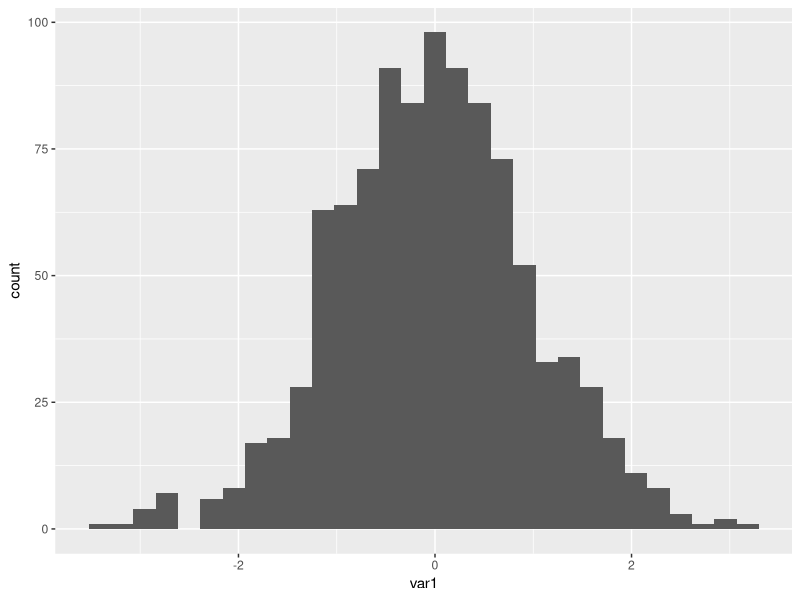
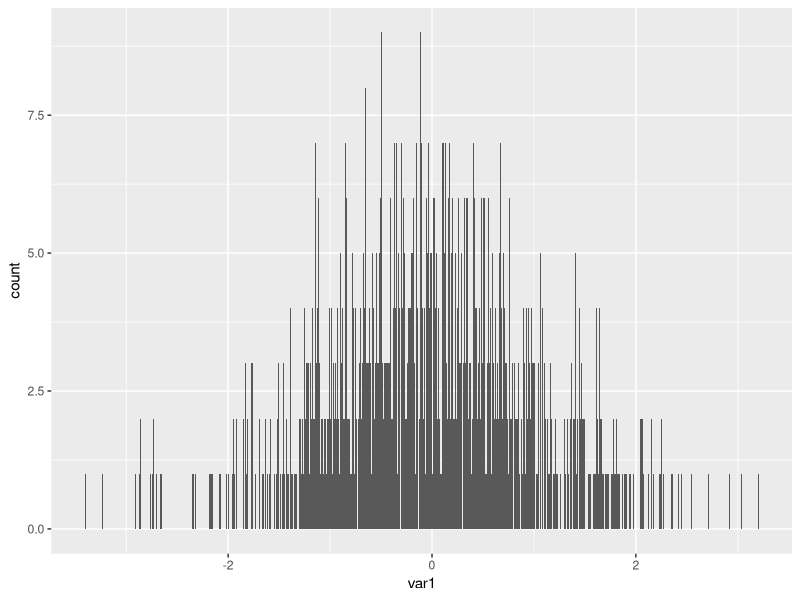
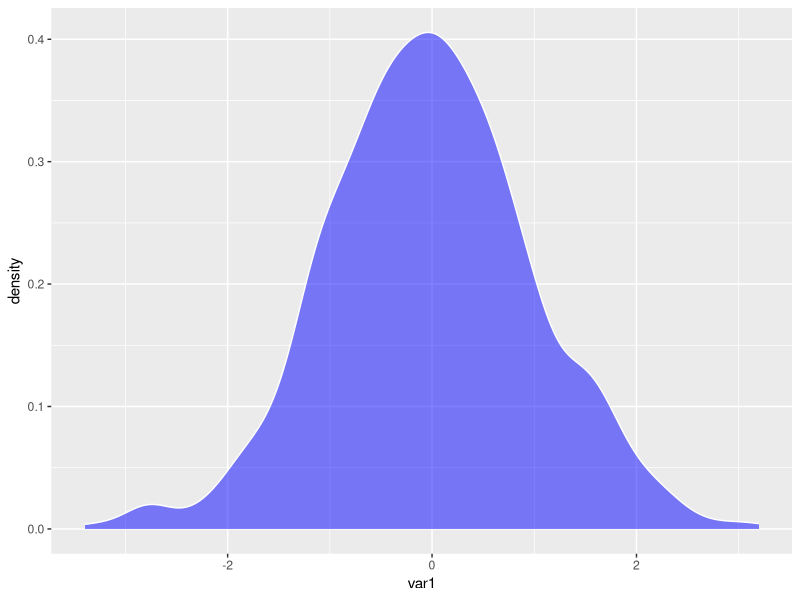
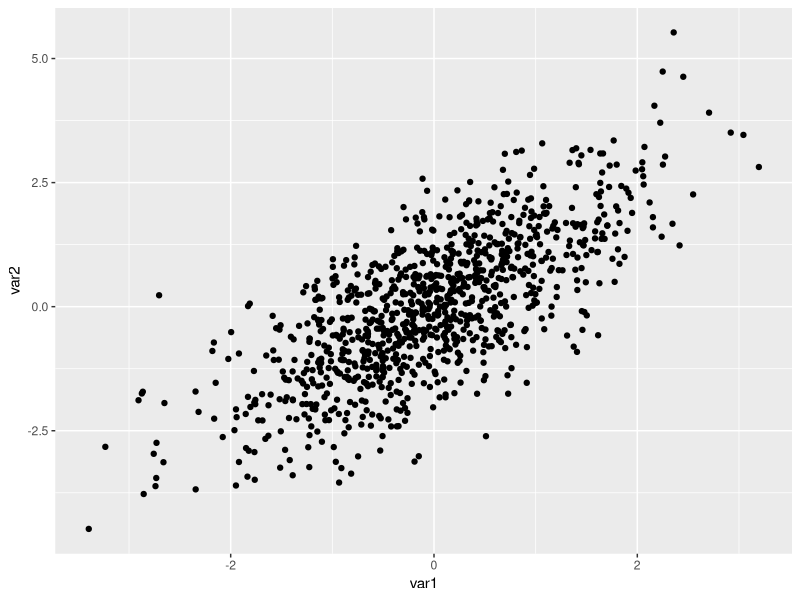
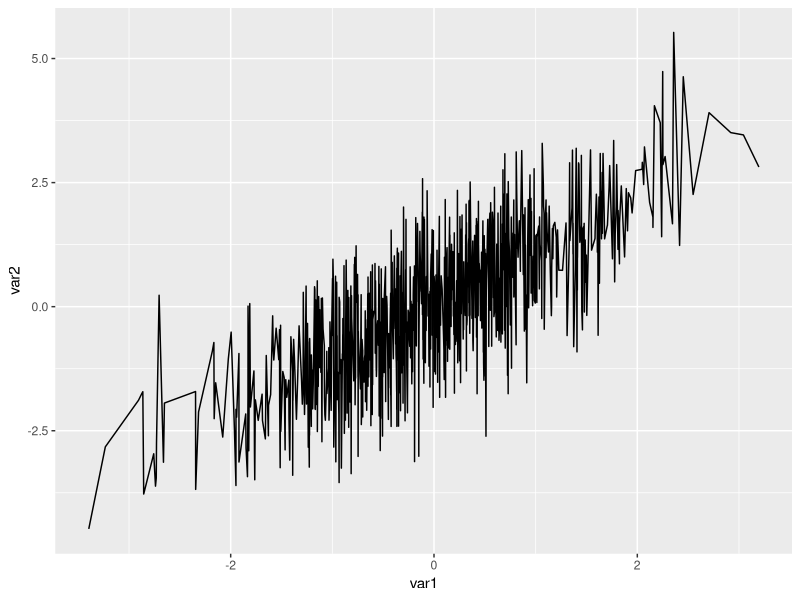
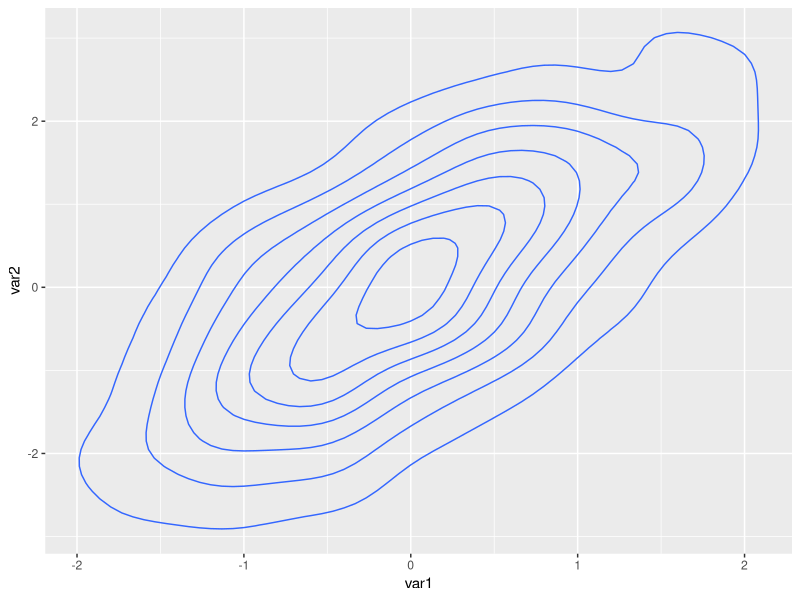
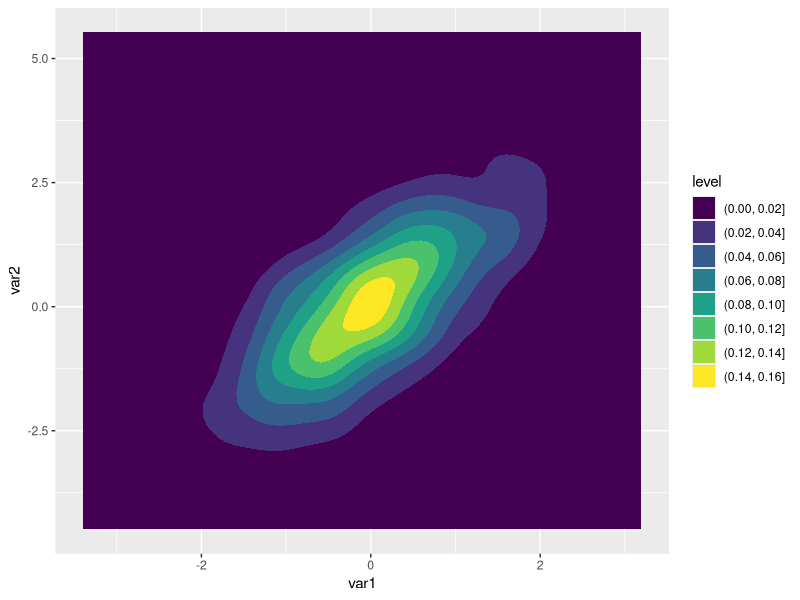
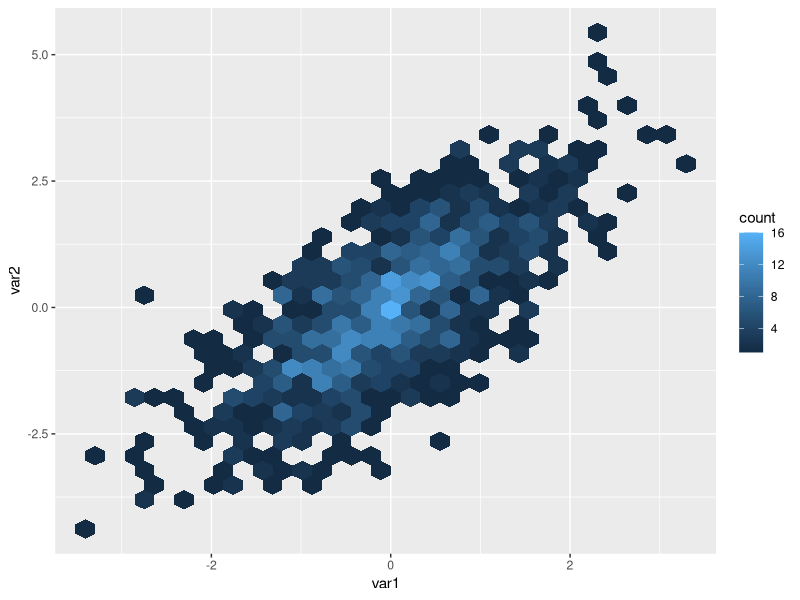

Write R code to recreate these figures, in order.
# This code provides some basic examples of plotting. 
# It is designed to walk you through various combinations of data and common visualization choices.  

require(tidyverse)
require(patchwork) # for combining plots
library(palmerpenguins) # https://github.com/allisonhorst/palmerpenguins # A dataset of penguins



##########################
# Basics
####################
# Let's simulate some Data to make things as simple as posssible

set.seed(1234)
dat <- 
  tibble::tibble(var1 = rnorm(1000),
                 var2 = var1 + rnorm(1000))

summary(dat)

dat


### Exploring 1, continuous variable (var1) -----------------------------------------------------



# Histogram
ggplot(data = dat, aes(x = var1)) +
  geom_histogram()

ggplot(data = dat, aes(x = var1)) +
  geom_histogram(binwidth = .01)  # We can make the bin width more precise. 


# Density Plot
ggplot(data = dat, aes(x = var1)) +
  geom_density(fill="blue",color="white",alpha=.5)



#### Exploring patterns for 2, continuous variables ----------------------------------------------------

# Scatter Plot
ggplot(data = dat, aes(x = var1, y = var2)) +
  geom_point()


# Line Plot
ggplot(data = dat, aes(x = var1, y = var2)) +
  geom_line()


# Density Plot (in 2 Dimensions)
ggplot(data = dat, aes(x = var1, y = var2)) +
  geom_density_2d()

# Same thing filled
ggplot(data = dat, aes(x = var1, y = var2)) +
  geom_density_2d_filled()

# Hex Plot
ggplot(data = dat, aes(x = var1, y = var2)) +
  geom_hex()


# Layering Geoms ----------------------------------------------------

ggplot(data = dat, aes(x = var1, y = var2)) +
  geom_point() +
  geom_hex(alpha=.7)


#############################
## Categorical Data
#################

#We'll use the penguins dataset;
## Includes measurements for penguin species, island in Palmer Archipelago,
# size (flipper length, body mass, bill dimensions), and sex. This is a
# subset of penguins_raw.


# Data --------------------------------------------------------------------

dat <- penguins

summary(dat)

# Univariate Categorical --------------------------------------------------

# Bar Plot
ggplot(dat,aes(x=species)) +
  geom_bar()


# Ordering Bar Plot by Frequency
ggplot(dat,aes(x=fct_infreq(species))) +
  geom_bar()


# Adding in more categorical data 
ggplot(dat,aes(x=fct_infreq(species), fill = sex)) +
  geom_bar()


# Stacking vs. Dodge
ggplot(dat,aes(x=fct_infreq(species), fill = sex)) +
  geom_bar(position="dodge")



#### Bivariate: category on continuous -----------------------------------------


# Box plot
ggplot(dat,aes(x=body_mass_g,y = species)) +
  geom_boxplot()


# Violin plot
ggplot(dat,aes(x=body_mass_g,y = species)) +
  geom_violin()


# Jitter plot
ggplot(dat,aes(x=body_mass_g,y = species)) +
  geom_jitter(height = .05,alpha=.5)


# Layer the representations
ggplot(dat,aes(x=body_mass_g,y = species)) +
  geom_jitter(height = .15) +
  geom_violin(alpha=.5)


#### Trivariate: category on category on continous -----------------------------------------

dat %>% 
  drop_na() %>% 
  ggplot(aes(x=sex,y = species,fill=body_mass_g)) +
  geom_tile()


# Trivariate: category on category on continous -----------------------------------------

dat %>% 
  ggplot(aes(x=bill_length_mm,
             y = flipper_length_mm,
             color=species)) +
  geom_point()



################################
## Many plots
########################
# We'll now think how to combine plots together. 


# Data --------------------------------------------------------------------

dat <- penguins

summary(dat)


# Many Plots with Faceting -----------------------------------------


ggplot(dat,
       aes(x=bill_length_mm,
           y = flipper_length_mm,
           color=species)) +
  geom_point() 


# Break plots up by category with facets
ggplot(dat,
       aes(x=bill_length_mm,
           y = flipper_length_mm,
           color=species)) +
  geom_point() +
  facet_wrap(~species) 

# Notice: The facet_wrap makes 1 plot for each species. 


# Adjust scales on the facets
ggplot(dat,
       aes(x=bill_length_mm,
           y = flipper_length_mm,
           color=species)) +
  geom_point() +
  facet_wrap(~species,scales = "free")


# Facet along more than one category
ggplot(drop_na(dat),
       aes(x=bill_length_mm,
           y = flipper_length_mm,
           color=species)) +
  geom_point() +
  facet_wrap(~species + sex)


# Specify the columns and rows
ggplot(drop_na(dat),
       aes(x=bill_length_mm,
           y = flipper_length_mm,
           color=species)) +
  geom_point() +
  facet_wrap(~species + sex,scales = "free",ncol = 2)



# Combine Plots with Patchwork --------------------------------------------

plt1 <- 
  ggplot(dat,aes(x=bill_length_mm,
                 y=flipper_length_mm)) +
  geom_point()
plt1

plt2 <- 
  ggplot(dat,aes(x=fct_infreq(species), fill = sex)) +
  geom_bar(position="dodge")
plt2


# Combine them with patchwork
plt1 + plt2

# Arrange them
plt1 + plt2 + plot_layout(ncol = 1)


# resize them
plt1 + plt2 + plot_layout(ncol = 1,heights = c(.25,.75))


# sky is the limit
plt1 + plt2 + plt2 + plt1 


###########################  
## Customizing Plots
#############################

# Includes measurements for penguin species, island in Palmer Archipelago,
# size (flipper length, body mass, bill dimensions), and sex. This is a
# subset of penguins_raw.


# Data --------------------------------------------------------------------

dat <- penguins

summary(dat)


# Customizing Plot Aesthetics -----------------------------------------

ggplot(dat,
       aes(x=bill_length_mm,
           y = flipper_length_mm,
           color=species)) +
  geom_point(size=3,alpha=.75) +
  scale_color_manual(values = c("darkred","steelblue","grey30")) +
  theme_classic() +
  labs(x = "Bill Length (mm)",y="Flipper Length (mm)",color="") +
  theme(legend.position = "top")



######################################
# Practice problems
########################
require(tidyverse)

dat <- diamonds 
head(dat)


#Using the `diamonds` data, and a bar plot, plot the count of the different `cut` categories. Customize the plot as follows:
    #- Change the `fill` of the bars be `"steelblue"`;
    #- Change the theme of plot to be `minimal`;
    #- Add a title using `labs()` that reads "Diamond Cuts"



## Question 2  {.tabset}

#Do the following:
  #- Create a new variable in the `diamonds` data called `expensive` that takes on the value of `"yes"` if the price is above the average price of a diamond, `"no"` otherwise. 
  #- Using the same code you used to generate the plot in Q1, use this variable to break up each category into expensive and non-expensive stacks using the `"dodge"` position (see the video on categorical data). 
  #- When `expensive == "yes"` the bars should be filled `orange`, and `grey30` otherwise. 


      ### Hint, you can change the color using the command  scale_fill_manual(values = c()) 




## Question 3  {.tabset}

#Using the `diamonds` data, plot `price` on `carat` using points, and do the following:

#- Make the points transparent using `alpha = .25`;
#- Color each point by `cut`. 
#- Facet the plots by `cut` and arrange the facet plots so that you only have 1 row;
#- Change the labels so that the legend reads "Diamond Cut", the x-axis reads "Price ($)" and the y-axis reads "Carat". 
#- Change the theme to `classic`;
#- Change the position of the legend so that it's on the `"bottom"` of the plot. 


